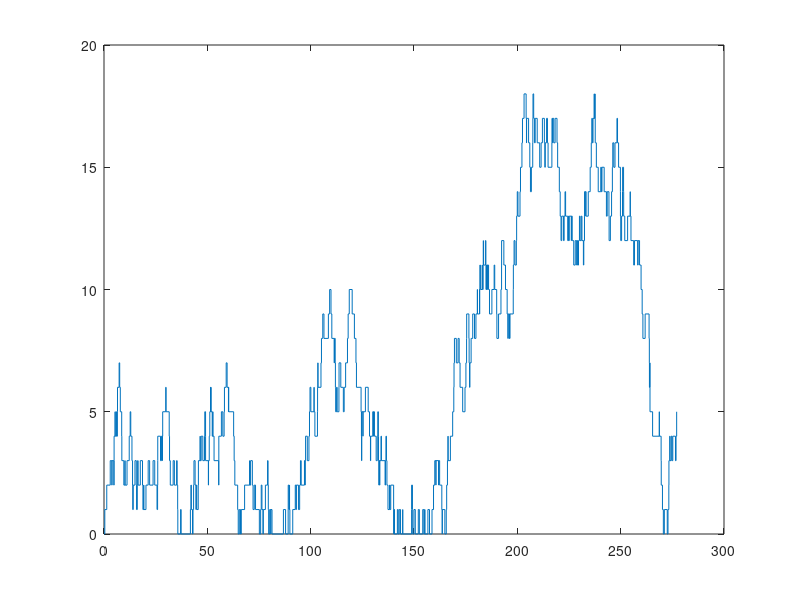

Write MATLAB code to recreate this figure.
function [tjump, systsize] = simmm1(n, lambda, mu)
% SIMMM1 simulate a M/M/1 queueing system. Poisson arrivals of
% intensity lambda. Poisson service times S of intensity mu.
% 
% [tjump, systsize] = simmm1(n, lambda, mu)
%
% Inputs: n - number of jumps
%         lambda - arrival intensity 
%         mu - intensity of the service times  
%
% Outputs: tjump - cumulative jump times
%          systsize - system size

% Authors: R.Gaigalas, I.Kaj
% v1.2 07-Oct-02

  % set default parameter values if ommited
  if (nargin==0)
    n=500;
    lambda=0.8;
    mu=1;
  end

  i=0;     %initial value, start on level i
  tjump(1)=0;  %start at time 0
  systsize(1)=i;  %at time 0: level i

  for k=2:n
     if i==0
       mutemp=0;
     else 
       mutemp=mu;
     end
      
     time=-log(rand)/(lambda+mutemp);   % Inter-step times:
                                        % Exp(lambda+mu)-distributed
     if rand<lambda/(lambda+mutemp)
       i=i+1;     %jump up: a customer arrives
     else
       i=i-1;     %jump down: a customer is departing
     end          %if

     systsize(k)=i;      %system size at time i
     tjump(k)=time;      
  end             %for i

  tjump=cumsum(tjump);    %cumulative jump times
  stairs(tjump,systsize);    


